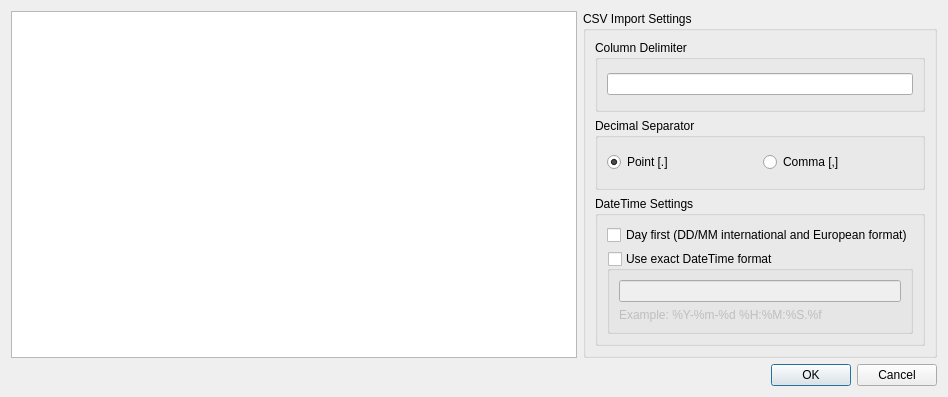
<?xml version="1.0" encoding="UTF-8"?>
<ui version="4.0">
 <author>Anton Rau</author>
 <class>ImportCsvDialog</class>
 <widget class="QDialog" name="ImportCsvDialog">
  <property name="geometry">
   <rect>
    <x>0</x>
    <y>0</y>
    <width>948</width>
    <height>397</height>
   </rect>
  </property>
  <property name="windowTitle">
   <string>Import CSV File</string>
  </property>
  <layout class="QVBoxLayout" name="verticalLayout">
   <item>
    <layout class="QHBoxLayout" name="horizontalLayout">
     <item>
      <widget class="QPlainTextEdit" name="plainTextEditOverview">
       <property name="sizePolicy">
        <sizepolicy hsizetype="Expanding" vsizetype="Expanding">
         <horstretch>1</horstretch>
         <verstretch>0</verstretch>
        </sizepolicy>
       </property>
       <property name="undoRedoEnabled">
        <bool>false</bool>
       </property>
       <property name="lineWrapMode">
        <enum>QPlainTextEdit::NoWrap</enum>
       </property>
       <property name="readOnly">
        <bool>true</bool>
       </property>
      </widget>
     </item>
     <item>
      <widget class="QGroupBox" name="groupBoxCsvImportSettings">
       <property name="title">
        <string>CSV Import Settings</string>
       </property>
       <layout class="QVBoxLayout" name="verticalLayout_3">
        <item>
         <widget class="QGroupBox" name="groupBoxDelimiter">
          <property name="title">
           <string>Column Delimiter</string>
          </property>
          <layout class="QVBoxLayout" name="verticalLayout_4">
           <item>
            <widget class="QLineEdit" name="lineEditDelimiter"/>
           </item>
          </layout>
         </widget>
        </item>
        <item>
         <widget class="QGroupBox" name="groupBoxDecimalSeparator">
          <property name="title">
           <string>Decimal Separator</string>
          </property>
          <layout class="QHBoxLayout" name="_2">
           <item>
            <widget class="QRadioButton" name="radioButtonPoint">
             <property name="text">
              <string>Point [.]</string>
             </property>
             <property name="checked">
              <bool>true</bool>
             </property>
            </widget>
           </item>
           <item>
            <widget class="QRadioButton" name="radioButtonComma">
             <property name="text">
              <string>Comma [,]</string>
             </property>
            </widget>
           </item>
          </layout>
         </widget>
        </item>
        <item>
         <widget class="QGroupBox" name="groupBoxDateTimeSettings">
          <property name="title">
           <string>DateTime Settings</string>
          </property>
          <layout class="QVBoxLayout" name="verticalLayout_2">
           <item>
            <widget class="QCheckBox" name="checkBoxDayFirst">
             <property name="text">
              <string>Day first (DD/MM international and European format)</string>
             </property>
            </widget>
           </item>
           <item>
            <widget class="QGroupBox" name="groupBoxDateTimeFormat">
             <property name="title">
              <string>Use exact DateTime format</string>
             </property>
             <property name="checkable">
              <bool>true</bool>
             </property>
             <property name="checked">
              <bool>false</bool>
             </property>
             <layout class="QVBoxLayout" name="verticalLayout_5">
              <item>
               <widget class="QLineEdit" name="lineEditDateTimeFormat"/>
              </item>
              <item>
               <widget class="QLabel" name="labelExample">
                <property name="text">
                 <string>Example: %Y-%m-%d %H:%M:%S.%f</string>
                </property>
               </widget>
              </item>
             </layout>
            </widget>
           </item>
          </layout>
         </widget>
        </item>
       </layout>
      </widget>
     </item>
    </layout>
   </item>
   <item>
    <widget class="QDialogButtonBox" name="buttonBox">
     <property name="orientation">
      <enum>Qt::Horizontal</enum>
     </property>
     <property name="standardButtons">
      <set>QDialogButtonBox::Cancel|QDialogButtonBox::Ok</set>
     </property>
    </widget>
   </item>
  </layout>
 </widget>
 <resources/>
 <connections>
  <connection>
   <sender>buttonBox</sender>
   <signal>accepted()</signal>
   <receiver>ImportCsvDialog</receiver>
   <slot>accept()</slot>
   <hints>
    <hint type="sourcelabel">
     <x>248</x>
     <y>254</y>
    </hint>
    <hint type="destinationlabel">
     <x>157</x>
     <y>274</y>
    </hint>
   </hints>
  </connection>
  <connection>
   <sender>buttonBox</sender>
   <signal>rejected()</signal>
   <receiver>ImportCsvDialog</receiver>
   <slot>reject()</slot>
   <hints>
    <hint type="sourcelabel">
     <x>316</x>
     <y>260</y>
    </hint>
    <hint type="destinationlabel">
     <x>286</x>
     <y>274</y>
    </hint>
   </hints>
  </connection>
 </connections>
</ui>
